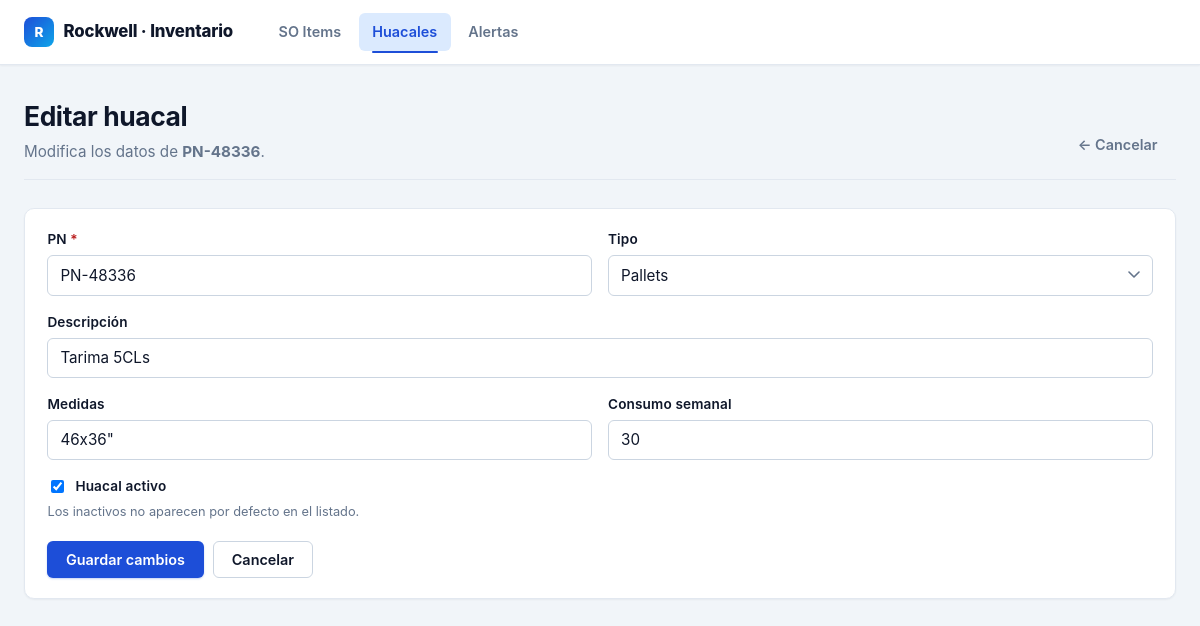
The app's page /huacales/1/editar/ with its own data.
### Items/models.py (models this page shows, shortened)
class Huacal(models.Model):
    PALLET = 'pallet'
    CRATE = 'crate'
    TIPO_CHOICES = [(PALLET, 'Pallets'), (CRATE, 'Crates')]
    pn = models.CharField(max_length=50, unique=True)
    descripcion = models.CharField(max_length=200, blank=True)
    medidas = models.CharField(max_length=50, blank=True)
    consumo_semanal = models.PositiveIntegerField(default=0)
    tipo = models.CharField(max_length=10, choices=TIPO_CHOICES, default=PALLET)
    activo = models.BooleanField(default=True)
    creado = models.DateTimeField(auto_now_add=True)
    class Meta:
        verbose_name = 'Huacal'
        verbose_name_plural = 'Huacales'
        ordering = ['tipo', 'pn']

### Items/views.py (the view)
# urls.py: path('huacales/<int:pk>/editar/', views.huacal_editar, name='huacal_editar'),
def huacal_editar(request, pk):
    huacal = get_object_or_404(Huacal, pk=pk)
    if request.method == 'POST':
        resultado = _guardar_huacal_desde_post(request, instancia=huacal)
        if resultado:
            messages.success(request, f'Huacal {huacal.pn} actualizado.')
            return redirect('huacales_inventario')
    return render(
        request,
        'Items/huacal_form.html',
        {
            'huacal': huacal,
            'tipo_choices': Huacal.TIPO_CHOICES,
            'modo': 'editar',
        },
    )

### Items/templates/Items/huacal_form.html (shortened to what this page needs)
{% extends "Items/base.html" %}
{% block content %}
<div class="page-header">
  <div>
    <h1>{% if modo == 'crear' %}Nuevo huacal{% else %}Editar huacal{% endif %}</h1>
    <p class="subtitle">
      {% if modo == 'crear' %}
        Agrega un nuevo PN al inventario.
      {% else %}
        Modifica los datos de <strong>{{ huacal.pn }}</strong>.
      {% endif %}
    </p>
  </div>
  <div class="page-actions">
    <a href="{% url 'huacales_inventario' %}" class="btn btn-ghost">← Cancelar</a>
  </div>
</div>
<section class="card">
  <form method="post">
    <div class="field-row">
      <div class="field">
        <label for="pn">PN <span style="color:var(--color-danger)">*</span></label>
        <input type="text" name="pn" id="pn" required value="{{ huacal.pn|default:'' }}" placeholder="PN-XXXXX">
      </div>
      <div class="field">
        <label for="tipo">Tipo</label>
        <select name="tipo" id="tipo">
          {% for value, label in tipo_choices %}
            <option value="{{ value }}" {% if huacal and huacal.tipo == value %}selected{% endif %}>{{ label }}</option>
          {% endfor %}
        </select>
      </div>
    </div>
    <div class="field">
      <label for="descripcion">Descripción</label>
      <input type="text" name="descripcion" id="descripcion" value="{{ huacal.descripcion|default:'' }}" placeholder="Tarima 5CLs, MCC, etc.">
    </div>
    <div class="field-row">
      <div class="field">
        <label for="medidas">Medidas</label>
        <input type="text" name="medidas" id="medidas" value="{{ huacal.medidas|default:'' }}" placeholder='48x48"'>
      </div>
      <div class="field">
        <label for="consumo_semanal">Consumo semanal</label>
        <input type="number" name="consumo_semanal" id="consumo_semanal" min="0" value="{{ huacal.consumo_semanal|default:0 }}">
      </div>
    </div>
    {% if modo == 'editar' %}
      <div class="field">
        <label style="display:flex; align-items:center; gap:.5rem; cursor:pointer; font-weight:600;">
          <input type="checkbox" name="activo" {% if huacal.activo %}checked{% endif %} style="width:auto">
          Huacal activo
        </label>
        <div class="hint-text">Los inactivos no aparecen por defecto en el listado.</div>
      </div>
    {% endif %}
    <div class="form-actions">
      <button type="submit" class="btn btn-primary">
        {% if modo == 'crear' %}Crear huacal{% else %}Guardar cambios{% endif %}
      </button>
      <a href="{% url 'huacales_inventario' %}" class="btn btn-secondary">Cancelar</a>
    </div>
  </form>
</section>
{% endblock %}

### records on screen
Huacal: pn "PN-48336", tipo "Pallets", descripcion "Tarima 5CLs", medidas "46x36\"", consumo_semanal "30", activo "☑"
